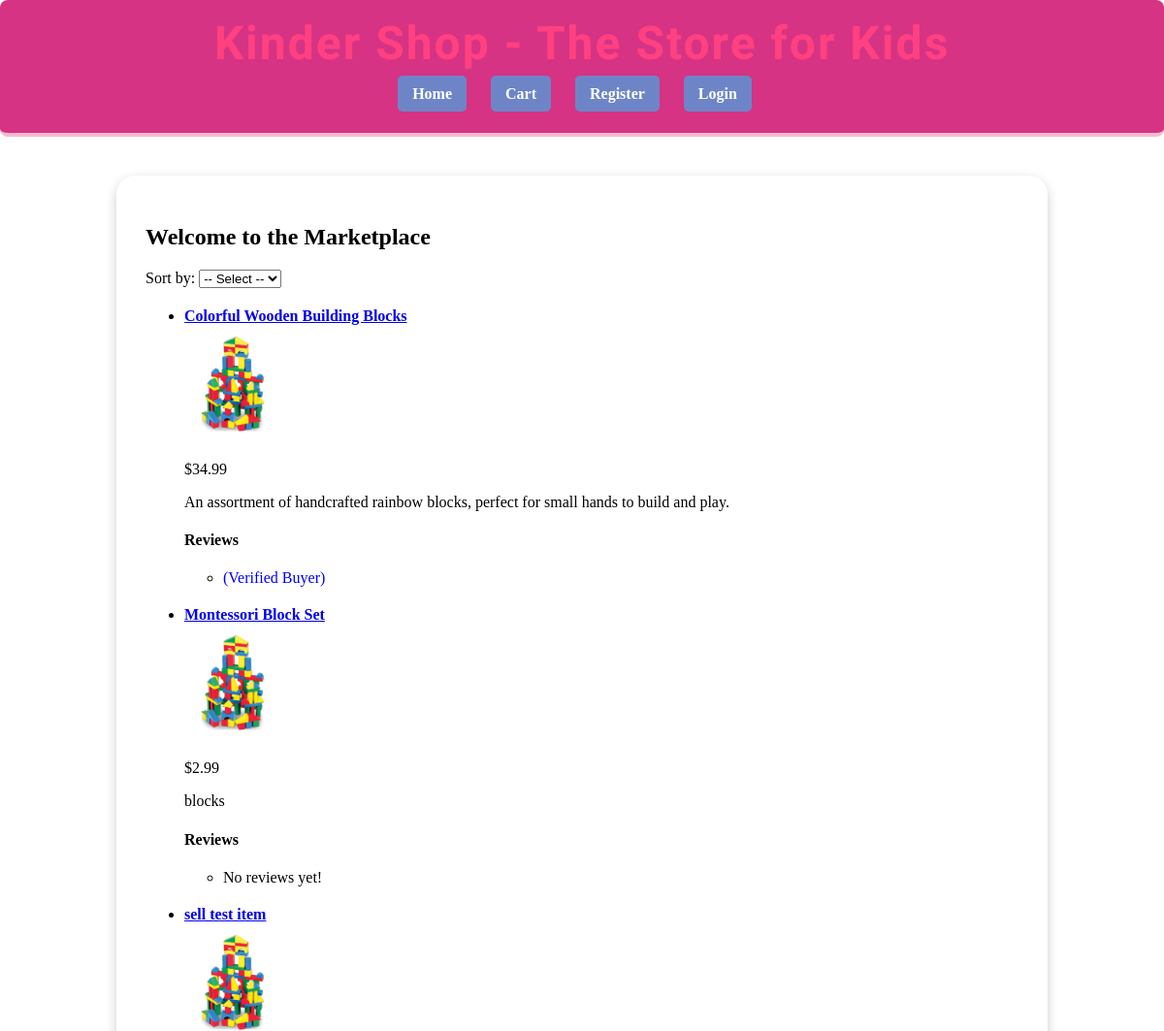
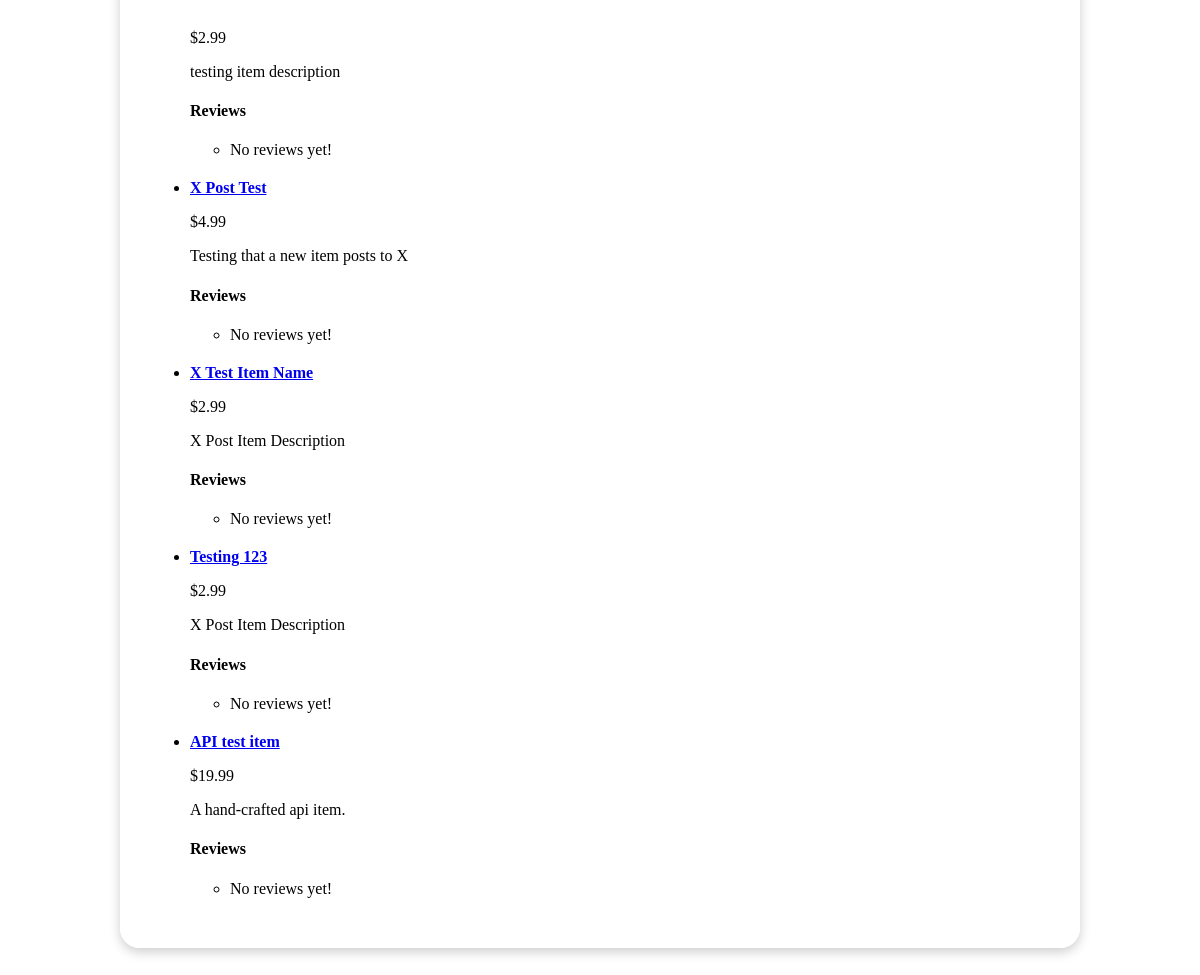
/home/, run on the app's committed database (2 pictures, top to bottom).
### shopping_app/models.py (models this page shows, shortened)
class Item(models.Model):
    name = models.CharField(max_length=255)
    description = models.TextField(blank=True)
    price = models.DecimalField(max_digits=10, decimal_places=2)
    available = models.BooleanField(default=True)
    image = models.ImageField(upload_to="item_images/", blank=True, null=True)
    store = models.ForeignKey("Store", on_delete=models.CASCADE)

class Review(models.Model):
    item = models.ForeignKey(Item, on_delete=models.CASCADE,
                             related_name="reviews")
    buyer = models.ForeignKey(Buyer, on_delete=models.CASCADE)
    rating = models.IntegerField()
    comment = models.TextField()
    verified = models.BooleanField(default=False)
    created_at = models.DateTimeField(auto_now_add=True)

### shopping_app/views.py (the view)
# urls.py: 2. Add a URL to urlpatterns:  path('', views.home, name='home')
def home(request):
    sort_by = request.GET.get('sort', '')
    if sort_by == 'store':
        all_items = Item.objects.all().order_by('store__name')
    elif sort_by == 'price':
        all_items = Item.objects.all().order_by('price')
    else:
        all_items = Item.objects.all()
    for item in all_items:
        item.all_reviews = item.reviews.all()
    return render(request, 'shopping_app/homepage.html', {
        'items': all_items,
        'sort_by': sort_by,
        'page_title': 'Welcome to the Marketplace'
    })

### shopping_app/templates/shopping_app/homepage.html (shortened to what this page needs)
{% extends 'shopping_app/base.html' %}
{% block content %}
  <h2>{{ page_title }}</h2>
  <form method="get" style="margin-bottom: 20px;">
    <label for="sort">Sort by:</label>
    <select name="sort" id="sort" onchange="this.form.submit()">
        <option value="">-- Select --</option>
    </select>
  </form>
  <ul>
    {% with previous_store=None %}
      {% for item in items %}
        <li style="margin-bottom: 20px;">
          <a href="{% url 'item_detail' item.id %}"><strong>{{ item.name }}</strong></a>
          <br>
          {% if item.image %}
            <img src="{{ item.image.url }}" alt="{{ item.name }}" style="max-height: 100px; margin: 10px 0;">
          {% endif %}
          <p>${{ item.price }}</p>
          <p>{{ item.description }}</p>
          <h4>Reviews</h4>
          <ul>
            {% for review in item.reviews.all %}
              <li>
                {% if review.verified %}
                  <span style="color:blue;">(Verified Buyer)</span>
                {% else %}
                  (Unverified Buyer)
                {% endif %}
              </li>
            {% empty %}
              <li>No reviews yet!</li>
            {% endfor %}
          </ul>
        </li>
      {% empty %}
        <li>No items available.</li>
      {% endfor %}
    {% endwith %}
  </ul>
{% endblock %}

### shopping_app/templates/shopping_app/base.html (shortened to what this page needs)
{% load static %}
<!DOCTYPE html>
<html lang="en">
<head>
  <link rel="stylesheet" type="text/css" href="{% static 'shopping_app/styles.css' %}" />
</head>
<body>
  <header class="site-header {% if user.is_authenticated and user.seller %}seller-header{% else %}buyer-header{% endif %}">
    <h1>
      {% block header %}
        {% if user.is_authenticated and user.seller %}
          Seller Account – Kinder Shop
        {% else %}
          Kinder Shop - The Store for Kids
        {% endif %}
      {% endblock header %}
    </h1>
    <nav>
      <ul class="nav-links">
        <li><a href="{% url 'home' %}">Home</a></li>
        <li><a href="{% url 'view_cart' %}">Cart</a></li>
        <li><a href="{% url 'register_user' %}">Register</a></li>
        {% if not user.is_authenticated %}
          <li><a href="{% url 'login' %}">Login</a></li>
        {% else %}
        <form method="POST" action="{% url 'logout' %}" class="d-inline">
          {% csrf_token %}
          <button type="submit" class="btn">Logout</button>
        </form>
        {% endif %}
      </ul>
    </nav>
  </header>
  <main>
    {% block content %}{% endblock content %}
  </main>
</body>
</html>

### shopping_app/static/shopping_app/styles.css (style rules this page uses)
body { background: url('https://st.depositphotos.com/1828227/1853/v/450/depositphotos_18534541-stock-illustration-kids-playing-seamless-pattern-background.jpg') no-repeat center center fixed; background-size: cover; font-family: 'Comic Sans MS', cursive; margin: 0; padding: 0; }
.site-header { text-align: center; padding: 30px 0; background-color: #fce4ec; border-bottom: 4px solid #f8bbd0; }
.site-header h1 { font-family: 'Chewy', cursive; color: #ff4081; font-size: 48px; margin: 0; letter-spacing: 2px; }
nav { text-align: center; margin: 15px 0; }
nav a, nav button { background-color: #ff80ab; color: white; padding: 10px 15px; margin: 0 5px; border-radius: 8px; text-decoration: none; font-weight: bold; border: none; }
main { background-color: rgba(255, 255, 255, 0.95); padding: 30px; margin: 40px auto; max-width: 900px; border-radius: 20px; box-shadow: 0 4px 12px rgba(0, 0, 0, 0.2); }
nav ul.nav-links { list-style-type: none; padding: 0; margin: 0; display: flex; justify-content: center; align-items: center; }
nav ul.nav-links li { margin-right: 15px; }
nav ul.nav-links li a, nav ul.nav-links li form button { text-decoration: none; color: white; font-size: 16px; padding: 10px 15px; background-color: #6d85c7; border-radius: 5px; border: none; }
.buyer-header { background-color: #7d95be; color: #333; padding: 1rem; border-radius: 0.5rem; }

### shopping_app/templates/shopping_app/base.html (style rules this page uses)
.buyer-header { background-color: #d63384 !important; color: white; }
.site-header { padding: 1rem; text-align: center; }
.site-header a, .site-header button { color: inherit !important; text-decoration: none; font-weight: bold; }

### data on the page
Item: name "Colorful Wooden Building Blocks", image (picture), price "34.99", description "An assortment of handcrafted rainbow blocks, perfect for small hands to build and play."
Review: verified "(Verified Buyer)"
Item: name "Montessori Block Set", image (picture), price "2.99", description "blocks"
Item: name "sell test item", image (picture), price "2.99", description "testing item description"
Item: name "X Post Test", price "4.99", description "Testing that a new item posts to X"
Item: name "X Test Item Name", price "2.99", description "X Post Item Description"
Item: name "Testing 123", price "2.99", description "X Post Item Description"
Item: name "API test item", price "19.99", description "A hand-crafted api item."

### other printed values
{{ page_title }} "Welcome to the Marketplace"
